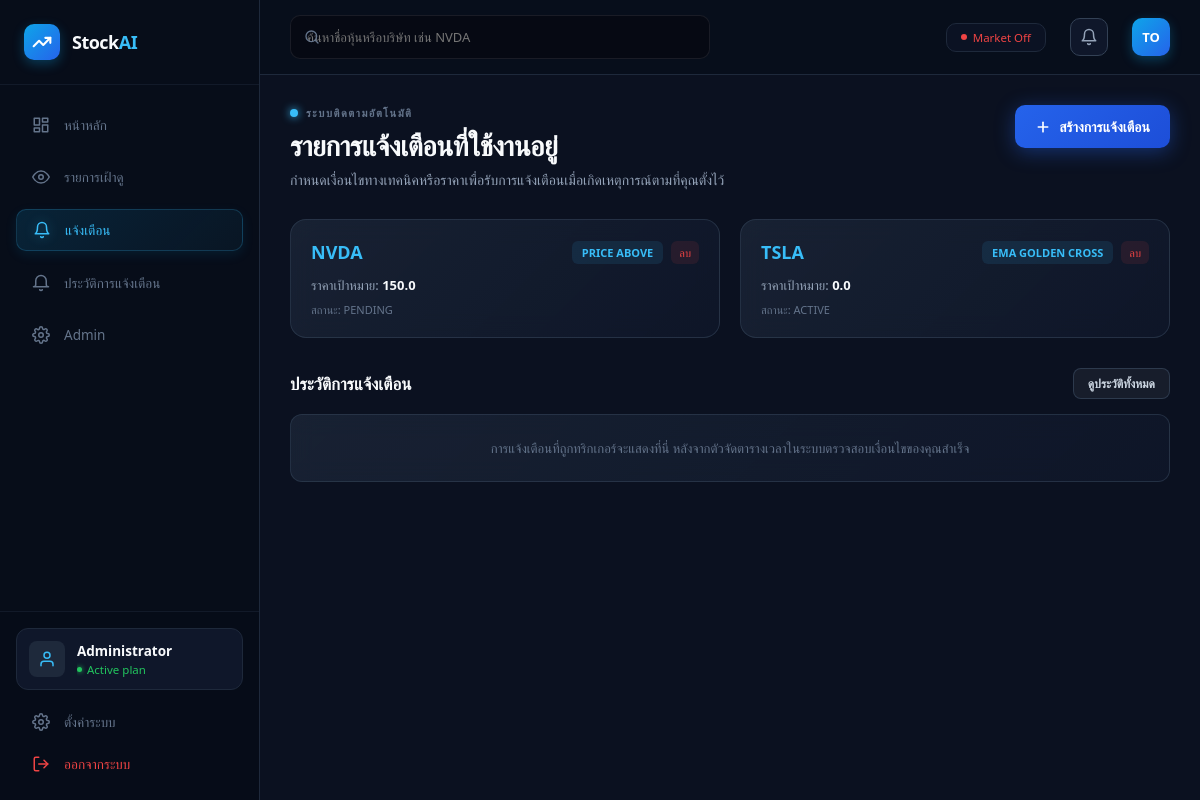
/alerts (signed in), run on the app's committed database.
### tables this page shows
CREATE TABLE users (
            id INTEGER PRIMARY KEY AUTOINCREMENT,
            username TEXT UNIQUE NOT NULL,
            email TEXT UNIQUE NOT NULL,
            password TEXT NOT NULL,
            is_admin BOOLEAN DEFAULT 0
        );

CREATE TABLE alerts (id INTEGER PRIMARY KEY AUTOINCREMENT, symbol TEXT, alert_type TEXT, target REAL, status TEXT, created_date TIMESTAMP DEFAULT CURRENT_TIMESTAMP);

### app.py (the view, shortened to what this page needs)
@app.route("/alerts", methods=["GET", "POST"])
@login_required
def alerts_page():
  db = get_db()
  alerts = db.execute("SELECT * FROM alerts").fetchall()
  stocks = db.execute("SELECT symbol FROM stocks").fetchall()
  return render_template("alerts.html", alerts=alerts, stocks=stocks)

### templates/alerts.html (shortened to what this page needs)
{% extends "base.html" %}
{% block content %}
<div style="display: flex; justify-content: space-between; align-items: flex-start; margin-bottom: 30px; flex-wrap: wrap; gap: 15px;">
    <div>
        <div style="display: flex; align-items: center; gap: 8px; margin-bottom: 6px;">
            <span style="width: 8px; height: 8px; background: #38bdf8; border-radius: 50%; display: inline-block; box-shadow: 0 0 8px #38bdf8;"></span>
            <p style="color: #64748b; font-size: 11px; text-transform: uppercase; letter-spacing: 1.5px; margin: 0; font-weight: 600;">
                {% if current_lang == 'th' %}ระบบติดตามอัตโนมัติ{% else %}AUTOMATED MONITORING SYSTEM{% endif %}
            </p>
        </div>
        <h2 style="margin: 0; font-size: 28px; font-weight: 700; color: #f8fafc; letter-spacing: -0.5px;">
            {% if current_lang == 'th' %}รายการแจ้งเตือนที่ใช้งานอยู่{% else %}Active Alerts{% endif %}
        </h2>
        <p style="color: #94a3b8; font-size: 14px; margin: 6px 0 0 0;">
            {% if current_lang == 'th' %}กำหนดเงื่อนไขทางเทคนิคหรือราคาเพื่อรับการแจ้งเตือนเมื่อเกิดเหตุการณ์ตามที่คุณตั้งไว้{% else %}Set technical or price conditions to receive notifications when your criteria are met.{% endif %}
        </p>
    </div>
    <button onclick="openCreateAlertModal()" style="background: linear-gradient(135deg, #2563eb 0%, #1d4ed8 100%); color: #ffffff; border: none; padding: 12px 20px; border-radius: 10px; font-weight: 600; font-size: 14px; cursor: pointer; display: flex; align-items: center; gap: 8px; box-shadow: 0 4px 20px rgba(37, 99, 235, 0.4); transition: all 0.2s;">
        <svg width="16" height="16" viewBox="0 0 24 24" fill="none" stroke="currentColor" stroke-width="2.5" stroke-linecap="round" stroke-linejoin="round"><line x1="12" y1="5" x2="12" y2="19"></line><line x1="5" y1="12" x2="19" y2="12"></line></svg>
        {% if current_lang == 'th' %}สร้างการแจ้งเตือน{% else %}Create Alert{% endif %}
    </button>
</div>
{% if alerts and alerts|length > 0 %}
<div style="display: grid; grid-template-columns: repeat(auto-fill, minmax(300px, 1fr)); gap: 20px; margin-bottom: 30px;">
    {% for alert in alerts %}
    <div class="fin-card" style="padding: 20px; border-radius: 16px; position: relative;">
        <div style="display: flex; justify-content: space-between; align-items: center; margin-bottom: 12px;">
            <span style="color: #38bdf8; font-weight: 700; font-size: 18px;">{{ alert.symbol }}</span>
            <div style="display: flex; align-items: center; gap: 8px;">
                <span style="background: rgba(56, 189, 248, 0.1); color: #38bdf8; padding: 4px 10px; border-radius: 6px; font-size: 11px; font-weight: 600;">{{ alert.alert_type }}</span>
                <a href="#" onclick="openDeleteConfirmModal('{{ url_for('alert_delete', id=alert.id) }}')" style="color: #ef4444; background: rgba(239, 68, 68, 0.1); padding: 4px 8px; border-radius: 6px; font-size: 11px; text-decoration: none;">
                    {% if current_lang == 'th' %}ลบ{% else %}Delete{% endif %}
                </a>
            </div>
        </div>
        <div style="color: #94a3b8; font-size: 13px; margin-bottom: 8px;">
            {% if current_lang == 'th' %}ราคาเป้าหมาย{% else %}Target Price{% endif %}: <strong style="color: #f8fafc;">{{ alert.target }}</strong>
        </div>
        <div style="color: #64748b; font-size: 11px;">
            {% if current_lang == 'th' %}สถานะ{% else %}Status{% endif %}: {{ alert.status }}
        </div>
    </div>
    {% endfor %}
</div>
{% endif %}
<div style="display: flex; justify-content: space-between; align-items: center; margin-bottom: 15px;">
    <h3 style="margin: 0; font-size: 17px; font-weight: 600; color: #f8fafc;">
        {% if current_lang == 'th' %}ประวัติการแจ้งเตือน{% else %}Alert History{% endif %}
    </h3>
    <button style="background: rgba(255,255,255,0.05); color: #cbd5e1; border: 1px solid rgba(51, 65, 85, 0.8); padding: 6px 14px; border-radius: 8px; font-size: 12px; font-weight: 600; cursor: pointer; transition: background 0.2s;" onmouseover="this.style.background='rgba(255,255,255,0.1)'" onmouseout="this.style.background='rgba(255,255,255,0.05)'">
        {% if current_lang == 'th' %}ดูประวัติทั้งหมด{% else %}View All History{% endif %}
    </button>
</div>
<div class="fin-card" style="padding: 24px; border-radius: 12px; text-align: center;">
    <p style="margin: 0; color: #64748b; font-size: 13px;">
        {% if current_lang == 'th' %}การแจ้งเตือนที่ถูกทริกเกอร์จะแสดงที่นี่ หลังจากตัวจัดตารางเวลาในระบบตรวจสอบเงื่อนไขของคุณสำเร็จ{% else %}Triggered alerts will appear here after the system scheduler successfully checks your conditions.{% endif %}
    </p>
</div>
{% endblock %}

### templates/base.html (shortened to what this page needs)
<!DOCTYPE html>
<html lang="{{ current_lang }}">
<head>
    <link rel="stylesheet" href="{{ url_for('static', filename='style.css') }}">
</head>
<body>
    <div class="app-container" style="display: flex; height: 100vh; overflow: hidden;">
        <aside class="sidebar" style="background: #070d19; border-right: 1px solid #1e293b; width: 260px; display: flex; flex-direction: column; flex-shrink: 0;">
            <div class="sidebar-brand" style="padding: 24px; display: flex; align-items: center; gap: 12px; border-bottom: 1px solid rgba(30, 41, 59, 0.5);">
                <div style="background: linear-gradient(135deg, #0ea5e9, #2563eb); padding: 8px; border-radius: 10px; display: flex; align-items: center; justify-content: center; box-shadow: 0 4px 12px rgba(14, 165, 233, 0.3);">
                    <svg width="20" height="20" viewBox="0 0 24 24" fill="none" stroke="#ffffff" stroke-width="2.5" stroke-linecap="round" stroke-linejoin="round"><polyline points="22 7 13.5 15.5 8.5 10.5 2 17"></polyline><polyline points="16 7 22 7 22 13"></polyline></svg>
                </div>
                <h2 style="margin: 0; font-size: 18px; color: #f8fafc; font-weight: 700; letter-spacing: -0.5px;">Stock<span style="color: #38bdf8;">AI</span></h2>
            </div>
            <nav class="sidebar-nav" style="padding: 20px 16px; display: flex; flex-direction: column; overflow-y: auto; flex-grow: 1;">
                <a href="{{ url_for('dashboard') }}" class="{{ 'active' if request.endpoint == 'dashboard' else '' }}">
                    <svg viewBox="0 0 24 24"><rect x="3" y="3" width="7" height="9"></rect><rect x="14" y="3" width="7" height="5"></rect><rect x="14" y="12" width="7" height="9"></rect><rect x="3" y="16" width="7" height="5"></rect></svg>
                    {{ t('dashboard') }}
                </a>
                <a href="{{ url_for('watchlist_page') }}" class="{{ 'active' if request.endpoint == 'watchlist_page' else '' }}">
                    <svg viewBox="0 0 24 24"><path d="M1 12s4-8 11-8 11 8 11 8-4 8-11 8-11-8-11-8z"></path><circle cx="12" cy="12" r="3"></circle></svg>
                    {{ t('watchlist') }}
                </a>
                <a href="{{ url_for('alerts_page') }}" class="{{ 'active' if request.endpoint == 'alerts_page' else '' }}">
                    <svg viewBox="0 0 24 24"><path d="M18 8A6 6 0 0 0 6 8c0 7-3 9-3 9h18s-3-2-3-9"></path><path d="M13.73 21a2 2 0 0 1-3.46 0"></path></svg>
                    {{ t('alerts') }}
                </a>
                <a href="{{ url_for('notifications_page') }}" class="{{ 'active' if request.endpoint == 'notifications_page' else '' }}">
                    <svg viewBox="0 0 24 24"><path d="M22 17H2a3 3 0 0 0 3-3V9a7 7 0 0 1 14 0v5a3 3 0 0 0 3 3zm-8.27 4a2 2 0 0 1-3.46 0"></path></svg>
                    {{ t('notifications') }}
                </a>
                {% if current_user.is_authenticated and current_user.is_admin %}
                <a href="{{ url_for('admin_page') }}" class="{{ 'active' if request.endpoint == 'admin_page' else '' }}">
                    Admin
                </a>
                {% endif %}
            </nav>
            <div style="padding: 16px; border-top: 1px solid rgba(30, 41, 59, 0.5); background: rgba(7, 13, 25, 0.5);">
                <a href="{{ url_for('profile_page') }}" style="display: flex; align-items: center; gap: 12px; background: #0f172a; border: 1px solid #1e293b; padding: 12px; border-radius: 12px; margin-bottom: 12px; text-decoration: none; transition: all 0.2s;" onmouseover="this.style.borderColor='#38bdf8'; this.style.background='#131c31'" onmouseout="this.style.borderColor='#1e293b'; this.style.background='#0f172a'">
                    <div style="width: 36px; height: 36px; background: #1e293b; border-radius: 8px; display: flex; align-items: center; justify-content: center; color: #38bdf8; flex-shrink: 0;">
                        <svg width="18" height="18" viewBox="0 0 24 24" fill="none" stroke="currentColor" stroke-width="2" stroke-linecap="round" stroke-linejoin="round"><path d="M20 21v-2a4 4 0 0 0-4-4H8a4 4 0 0 0-4 4v2"></path><circle cx="12" cy="7" r="4"></circle></svg>
                    </div>
                    <div style="overflow: hidden;">
                        <div style="color: #f8fafc; font-size: 13.5px; font-weight: 600; white-space: nowrap; overflow: hidden; text-overflow: ellipsis;">
                            {% if current_user.is_authenticated %}{{ current_user.username }}{% else %}Tong{% endif %}
                        </div>
                        <div style="color: #22c55e; font-size: 11.5px; font-weight: 500; display: flex; align-items: center; gap: 5px; margin-top: 2px;">
                            <span style="width: 5px; height: 5px; background: #22c55e; border-radius: 50%; box-shadow: 0 0 5px #22c55e;"></span> Active plan
                        </div>
                    </div>
                </a>
                <div class="sidebar-nav" style="padding: 0; display: flex; flex-direction: column; gap: 2px;">
                    <a href="{{ url_for('settings_page') }}" class="{{ 'active' if request.endpoint == 'settings_page' else '' }}" style="margin-bottom: 0;">
                        {{ t('settings') }}
                    </a>
                    {% if current_user.is_authenticated %}
                    <a href="{{ url_for('logout') }}" style="color: #ef4444; margin-bottom: 0;" onmouseover="this.style.background='rgba(239, 68, 68, 0.1)'; this.style.color='#ef4444'" onmouseout="this.style.background='transparent'; this.style.color='#ef4444'">
                        <svg viewBox="0 0 24 24" style="stroke: #ef4444;"><path d="M9 21H5a2 2 0 0 1-2-2V5a2 2 0 0 1 2-2h4"></path><polyline points="16 17 21 12 16 7"></polyline><line x1="21" y1="12" x2="9" y2="12"></line></svg>
                        {{ t('logout') }}
                    </a>
                    {% endif %}
                </div>
            </div>
        </aside>
        <main class="main-content" style="flex: 1; display: flex; flex-direction: column; overflow-y: auto;">
            <header class="topbar" style="display: flex; justify-content: space-between; align-items: center; padding: 0 30px; height: 75px; background: rgba(7, 13, 25, 0.85); backdrop-filter: blur(10px); border-bottom: 1px solid #1e293b; position: sticky; top: 0; z-index: 100;">
                <div style="position: relative; display: flex; align-items: center; width: 420px;">
                    <svg width="16" height="16" viewBox="0 0 24 24" fill="none" stroke="#64748b" stroke-width="2" stroke-linecap="round" stroke-linejoin="round" style="position: absolute; left: 14px;"><circle cx="11" cy="11" r="8"></circle><line x1="21" y1="21" x2="16.65" y2="16.65"></line></svg>
                    <input type="text" id="globalStockSearch" placeholder="{{ t('search_placeholder') }}" autocomplete="off"
                        style="width: 100%; background: #0f172a; border: 1px solid #334155; color: #f8fafc; padding: 10px 14px 10px 40px; border-radius: 10px; font-size: 13px; outline: none; transition: all 0.2s;"
                        oninput="searchGlobalStocks(this.value)"
                        onkeydown="handleGlobalSearchKey(event)"
                        onfocus="this.style.borderColor='#38bdf8'; this.style.boxShadow='0 0 0 3px rgba(56,189,248,0.15)'"
                        onblur="this.style.borderColor='#334155'; this.style.boxShadow='none'">
                </div>
                <div style="display: flex; align-items: center; gap: 24px;">
                    <div style="text-align: right; display: flex; flex-direction: column; gap: 3px; background: rgba(15, 23, 42, 0.6); padding: 6px 14px; border-radius: 10px; border: 1px solid #1e293b;">
                        <span id="marketStatusText" style="font-size: 11.5px; color: #ef4444; font-weight: 500; display: flex; align-items: center; gap: 6px; justify-content: flex-end;">
                            <span id="marketStatusDot" style="width: 6px; height: 6px; background: #ef4444; border-radius: 50%;"></span>
                            <span id="marketStatusLabel">Market Off</span>
                        </span>
                    </div>
                    <a href="{{ url_for('notifications_page') }}" style="background: #0f172a; border: 1px solid #334155; width: 38px; height: 38px; border-radius: 10px; display: flex; align-items: center; justify-content: center; color: #94a3b8; text-decoration: none; transition: all 0.2s;" onmouseover="this.style.borderColor='#38bdf8'; this.style.color='#38bdf8'" onmouseout="this.style.borderColor='#334155'; this.style.color='#94a3b8'">
                        <svg width="18" height="18" viewBox="0 0 24 24" fill="none" stroke="currentColor" stroke-width="2" stroke-linecap="round" stroke-linejoin="round"><path d="M18 8A6 6 0 0 0 6 8c0 7-3 9-3 9h18s-3-2-3-9"></path><path d="M13.73 21a2 2 0 0 1-3.46 0"></path></svg>
                    </a>
                    <div style="background: linear-gradient(135deg, #0ea5e9, #2563eb); color: #ffffff; width: 38px; height: 38px; border-radius: 10px; display: flex; align-items: center; justify-content: center; font-weight: bold; font-size: 13px; box-shadow: 0 4px 12px rgba(14, 165, 233, 0.3);">
                        TO
                    </div>
                </div>
            </header>
            <div class="content-body" style="padding: 30px; background: #0b1120; min-height: calc(100vh - 75px);">
                {% block content %}{% endblock %}
            </div>
        </main>
    </div>
</body>
</html>

### data on the page
users: username "Administrator"
alerts: symbol "NVDA", alert_type "PRICE ABOVE", target "150.0", status "PENDING"
alerts: symbol "TSLA", alert_type "EMA GOLDEN CROSS", target "0.0", status "ACTIVE"

### other printed values
{{ t('dashboard') }} "หน้าหลัก"
{{ t('watchlist') }} "รายการเฝ้าดู"
{{ t('alerts') }} "แจ้งเตือน"
{{ t('notifications') }} "ประวัติการแจ้งเตือน"
{{ t('settings') }} "ตั้งค่าระบบ"
{{ t('logout') }} "ออกจากระบบ"
